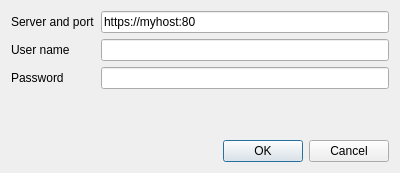
<?xml version="1.0" encoding="UTF-8"?>
<ui version="4.0">
 <author>Maurizio Tomasi</author>
 <class>LoginDialog</class>
 <widget class="QDialog" name="LoginDialog">
  <property name="geometry">
   <rect>
    <x>0</x>
    <y>0</y>
    <width>400</width>
    <height>173</height>
   </rect>
  </property>
  <property name="windowTitle">
   <string>Log in to server</string>
  </property>
  <layout class="QVBoxLayout" name="verticalLayout">
   <item>
    <layout class="QFormLayout" name="formLayout">
     <item row="0" column="0">
      <widget class="QLabel" name="serverLabel">
       <property name="text">
        <string>Server and port</string>
       </property>
      </widget>
     </item>
     <item row="0" column="1">
      <widget class="QLineEdit" name="serverEdit">
       <property name="text">
        <string>https://myhost:80</string>
       </property>
      </widget>
     </item>
     <item row="1" column="0">
      <widget class="QLabel" name="userLabel">
       <property name="text">
        <string>User name</string>
       </property>
      </widget>
     </item>
     <item row="1" column="1">
      <widget class="QLineEdit" name="userEdit"/>
     </item>
     <item row="2" column="0">
      <widget class="QLabel" name="PasswordLabel">
       <property name="text">
        <string>Password</string>
       </property>
      </widget>
     </item>
     <item row="2" column="1">
      <widget class="QLineEdit" name="passwordEdit">
       <property name="echoMode">
        <enum>QLineEdit::Password</enum>
       </property>
      </widget>
     </item>
    </layout>
   </item>
   <item>
    <layout class="QHBoxLayout" name="horizontalLayout">
     <item>
      <spacer name="horizontalSpacer">
       <property name="orientation">
        <enum>Qt::Horizontal</enum>
       </property>
       <property name="sizeHint" stdset="0">
        <size>
         <width>40</width>
         <height>20</height>
        </size>
       </property>
      </spacer>
     </item>
     <item>
      <widget class="QDialogButtonBox" name="buttonBox">
       <property name="orientation">
        <enum>Qt::Horizontal</enum>
       </property>
       <property name="standardButtons">
        <set>QDialogButtonBox::Cancel|QDialogButtonBox::Ok</set>
       </property>
      </widget>
     </item>
    </layout>
   </item>
  </layout>
 </widget>
 <resources/>
 <connections>
  <connection>
   <sender>buttonBox</sender>
   <signal>accepted()</signal>
   <receiver>LoginDialog</receiver>
   <slot>accept()</slot>
   <hints>
    <hint type="sourcelabel">
     <x>392</x>
     <y>141</y>
    </hint>
    <hint type="destinationlabel">
     <x>157</x>
     <y>172</y>
    </hint>
   </hints>
  </connection>
  <connection>
   <sender>buttonBox</sender>
   <signal>rejected()</signal>
   <receiver>LoginDialog</receiver>
   <slot>reject()</slot>
   <hints>
    <hint type="sourcelabel">
     <x>392</x>
     <y>147</y>
    </hint>
    <hint type="destinationlabel">
     <x>286</x>
     <y>172</y>
    </hint>
   </hints>
  </connection>
 </connections>
</ui>
